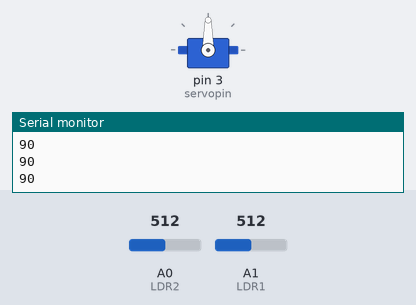
This sketch was run on a simulated Arduino Uno, built with avr-gcc and run on an emulated ATmega328P. Shown: servo, the last lines printed to the serial monitor. The test bench sets the inputs (shaded band); at power-on: A0 (LDR2) = 512, A1 (LDR1) = 512.

Above: at 3.2 s.
3.3 s: A0 (LDR2) set to 528
At 4.46 s:
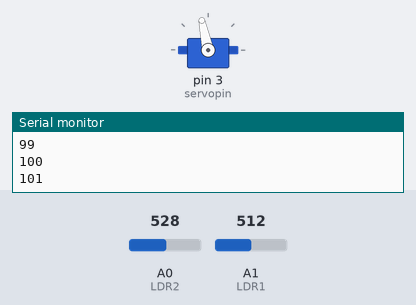
At 6.26 s:
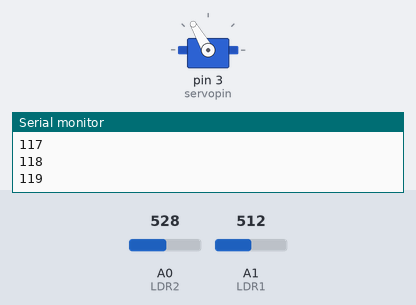
6.3 s: A0 (LDR2) set to 306
9.3 s: A1 (LDR1) set to 319
12.3 s: A1 (LDR1) set to 311
At 12.3 s:
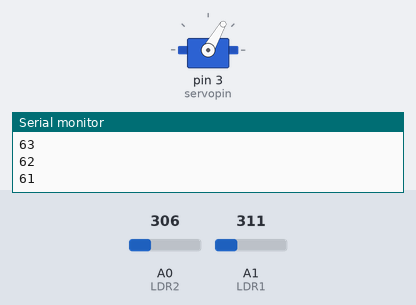
13.8 s: A0 (LDR2) set to 296
At 15.0 s:
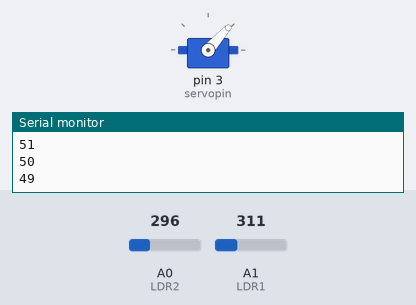
16.8 s: A0 (LDR2) set to 511
Timing chart, 0 to 29.4 s (numbered marks = the images above; inputs shaded):
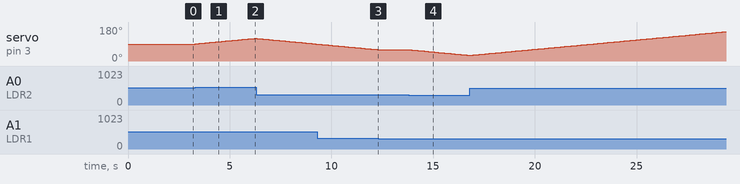

Measured:
- the behaviour switches between 517 and 518 on A0 (LDR2) (found by bisection; images 0 and 1)
- the behaviour switches between 312 and 311 on A1 (LDR1) (found by bisection; images 2 and 3)
- the behaviour switches between 306 and 305 on A0 (LDR2) (found by bisection; images 3 and 4)
- after the input at 3.3 s, servo on pin 3 (servopin): moves from 90° to 120° over 2.9 s, starting at once
- after the input at 12.3 s, servo on pin 3 (servopin): stays 60° (without the input it goes to 59° after 0.05 s)
- after the input at 13.8 s, servo on pin 3 (servopin): moves from 60° to 30° over 2.9 s, starting after 0.05 s

The sketch:

Code.ino
```cpp
#include <Servo.h>      //including the library of servo motor
Servo myservo;
int initial_position = 90;
int LDR1 = A1;          //connect The LDR1 on Pin A0
int LDR2 = A0;          //Connect The LDR2 on pin A1
int error = 5;
int servopin=3;         //You can change servo just makesure its on arduino's PWM pin

void setup() {
  myservo.attach(servopin);
  pinMode(LDR1, INPUT);
  pinMode(LDR2, INPUT);
  myservo.write(initial_position);   //Move servo at 90 degree
  delay(2000);
  Serial.begin(9600);
}

void loop()
{
  int R1 = analogRead(LDR1); // read  LDR 1
  int R2 = analogRead(LDR2); // read  LDR 2
  int diff1= abs(R1 - R2);
  int diff2= abs(R2 - R1);

  if((diff1 <= error) || (diff2 <= error)) {

  } else {
    if(R1 > R2)
    {
      initial_position = --initial_position;
    }
    if(R1 < R2)
    {
      initial_position = ++initial_position;
    }
  }
  myservo.write(initial_position);
  delay(100);

  if(initial_position >= 180) {
    initial_position = 180;
  }
  if(initial_position <= 0) {
    initial_position = 0;
  }
  Serial.println(initial_position);
 }
```
